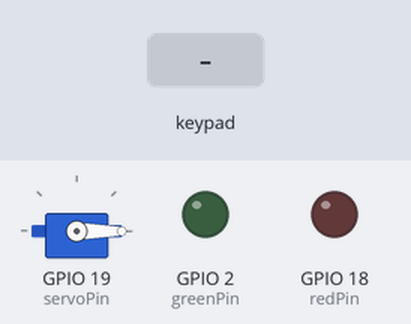
Recording of a sketch running on a simulated ESP32. On the bench: servo, output pins drawn as LEDs (lit = HIGH). Dashed ring = blinking. The test bench sets the inputs (shaded band). What the sketch prints to the serial monitor is not drawn.

Above: at 1.2 s.
1.3 s: keypad keys 0 5 2 4 pressed 0.4 s apart
At 1.75 s:
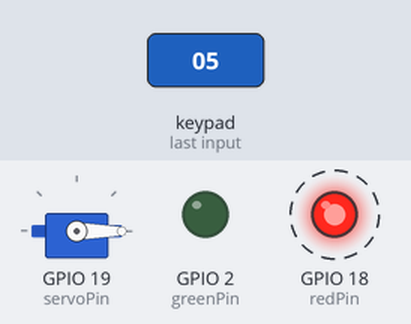
At 3.4 s:
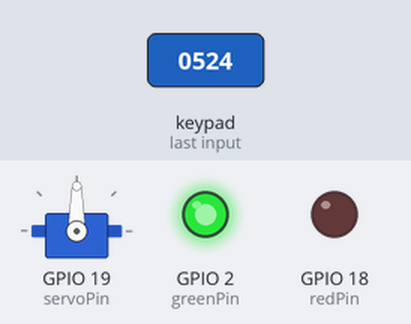
4.4 s: keypad keys 1 4 2 7 2 6 2 5 pressed 0.4 s apart
Timing chart, 0 to 9.8 s (numbered marks = the images above; inputs shaded):
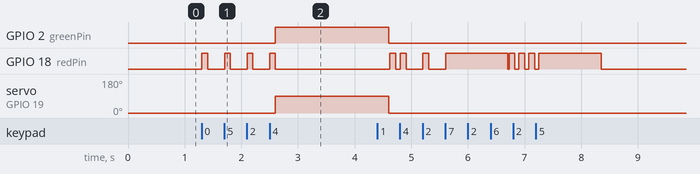

The sketch:

Sketch_22.2_Combination_Lock.ino
```cpp
/**********************************************************************
  Filename    : Combination Lock
  Description : Make a simple combination lock.
  Auther      : www.freenove.com
  Modification: 2020/07/11
**********************************************************************/
#include <Keypad.h>
#include <ESP32Servo.h>

// define the symbols on the buttons of the keypad
char keys[4][4] = {
  {'1', '2', '3', 'A'},
  {'4', '5', '6', 'B'},
  {'7', '8', '9', 'C'},
  {'*', '0', '#', 'D'}
};

byte rowPins[4] = {14, 27, 26, 25};   // connect to the row pinouts of the keypad
byte colPins[4] = {13, 21, 22, 23};   // connect to the column pinouts of the keypad

// initialize an instance of class NewKeypad
Keypad myKeypad = Keypad(makeKeymap(keys), rowPins, colPins, 4, 4);

Servo  myservo;     // Create servo object to control a servo
int servoPin = 19;  // Define the servo pin
int redPin = 18; // Define the red pin
int greenPin = 2; // Define the green pin

char passWord[] = {"0524"}; // Save the correct password

void setup() {
  myservo.setPeriodHertz(50);           // standard 50 hz servo
  myservo.attach(servoPin, 500, 2500);  // attaches the servo on servoPin to the servo object
                                        // set the high level time range of the servo motor for an accurate 0 to 180 sweep
  myservo.write(0);                     // Set the starting position of the servo motor
  pinMode(redPin, OUTPUT);
  pinMode(greenPin, OUTPUT);
  Serial.begin(115200);
}

void loop() {
  static char keyIn[4];     // Save the input character
  static byte keyInNum = 0; // Save the the number of input characters
  char keyPressed = myKeypad.getKey();  // Get the character input
  // Handle the input characters
  if (keyPressed) {
    // Make a prompt tone each time press the key
    digitalWrite(redPin, HIGH);
    delay(100);
    digitalWrite(redPin, LOW);
    // Save the input characters
    keyIn[keyInNum++] = keyPressed;
    // Judge the correctness after input
    if (keyInNum == 4) {
      bool isRight = true;            // Save password is correct or not
      for (int i = 0; i < 4; i++) {   // Judge each character of the password is correct or not
        if (keyIn[i] != passWord[i])
          isRight = false;            // Mark wrong passageword if there is any wrong character.
      }
      if (isRight) {                  // If the input password is right
        myservo.write(90);           // Open the switch
        digitalWrite(greenPin, HIGH); //Green light indicates password was correct
        delay(2000);                  // Delay a period of time
        myservo.write(0);            // Close the switch
        digitalWrite(greenPin, LOW);
        Serial.println("passWord right!");
      }
      else {                          // If the input password is wrong
        digitalWrite(redPin, HIGH);// Red light indicates password was wrong
        delay(1000);
        digitalWrite(redPin, LOW);
        Serial.println("passWord error!");
      }
      keyInNum = 0; // Reset the number of the input characters to 0
    }
  }
}
```

Measured:
- after the input at 1.3 s, GPIO 2 (greenPin): LOW → HIGH after 1.3 s; GPIO 18 (redPin): alternates HIGH for 0.10 s and LOW for 0.30 s, 8 changes in all, then stays LOW, starting at once; servo on GPIO 19 (servoPin): 0° → 90° after 1.3 s
